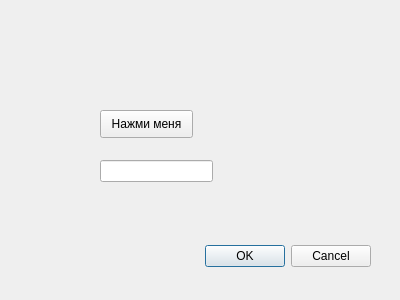
<?xml version="1.0" encoding="UTF-8"?>
<ui version="4.0">
 <class>Dialog</class>
 <widget class="QDialog" name="Dialog">
  <property name="geometry">
   <rect>
    <x>0</x>
    <y>0</y>
    <width>400</width>
    <height>300</height>
   </rect>
  </property>
  <property name="windowTitle">
   <string>Dialog</string>
  </property>
  <widget class="QDialogButtonBox" name="buttonBox">
   <property name="geometry">
    <rect>
     <x>30</x>
     <y>240</y>
     <width>341</width>
     <height>32</height>
    </rect>
   </property>
   <property name="orientation">
    <enum>Qt::Horizontal</enum>
   </property>
   <property name="standardButtons">
    <set>QDialogButtonBox::Cancel|QDialogButtonBox::Ok</set>
   </property>
  </widget>
  <widget class="QPushButton" name="pushButton">
   <property name="geometry">
    <rect>
     <x>100</x>
     <y>110</y>
     <width>93</width>
     <height>28</height>
    </rect>
   </property>
   <property name="text">
    <string>Нажми меня</string>
   </property>
  </widget>
  <widget class="QLineEdit" name="lineEdit">
   <property name="geometry">
    <rect>
     <x>100</x>
     <y>160</y>
     <width>113</width>
     <height>22</height>
    </rect>
   </property>
   <property name="autoFillBackground">
    <bool>false</bool>
   </property>
   <property name="text">
    <string/>
   </property>
  </widget>
 </widget>
 <resources/>
 <connections>
  <connection>
   <sender>buttonBox</sender>
   <signal>accepted()</signal>
   <receiver>Dialog</receiver>
   <slot>accept()</slot>
   <hints>
    <hint type="sourcelabel">
     <x>248</x>
     <y>254</y>
    </hint>
    <hint type="destinationlabel">
     <x>157</x>
     <y>274</y>
    </hint>
   </hints>
  </connection>
  <connection>
   <sender>buttonBox</sender>
   <signal>rejected()</signal>
   <receiver>Dialog</receiver>
   <slot>reject()</slot>
   <hints>
    <hint type="sourcelabel">
     <x>316</x>
     <y>260</y>
    </hint>
    <hint type="destinationlabel">
     <x>286</x>
     <y>274</y>
    </hint>
   </hints>
  </connection>
 </connections>
</ui>
